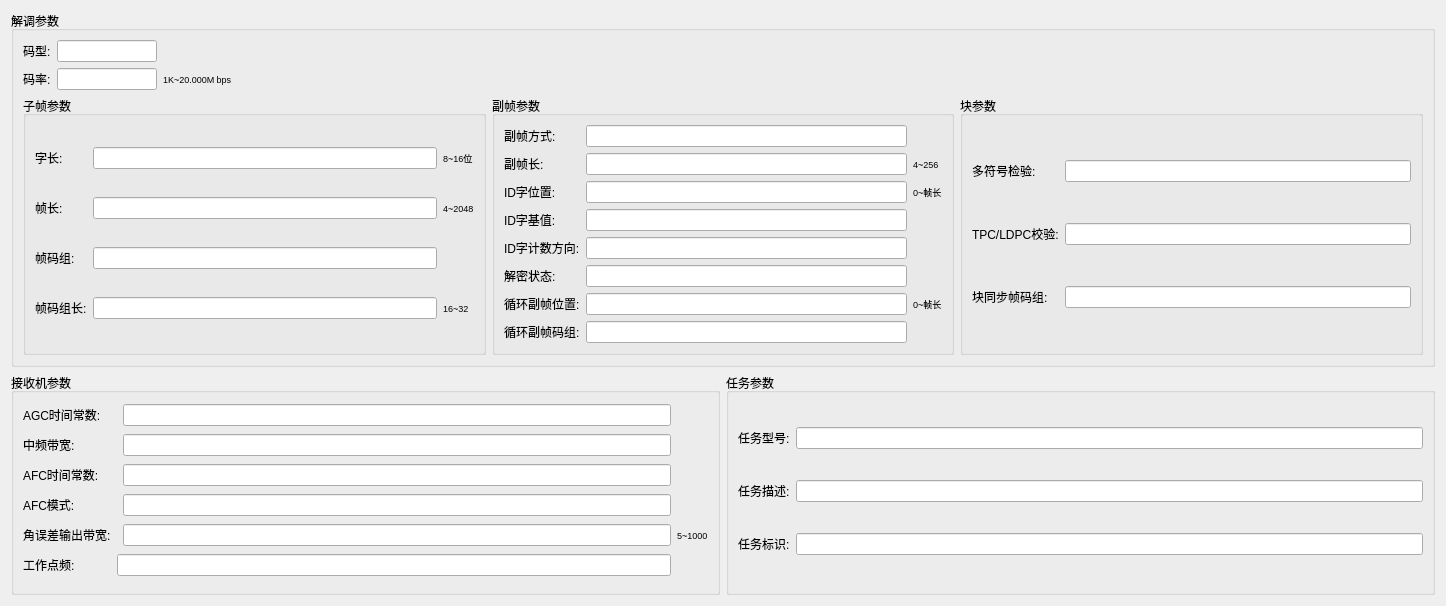
<?xml version="1.0" encoding="UTF-8"?>
<ui version="4.0">
 <class>MissionNewReview</class>
 <widget class="QWidget" name="MissionNewReview">
  <property name="geometry">
   <rect>
    <x>0</x>
    <y>0</y>
    <width>1446</width>
    <height>606</height>
   </rect>
  </property>
  <property name="windowTitle">
   <string>任务宏</string>
  </property>
  <layout class="QHBoxLayout" name="horizontalLayout_5">
   <item>
    <layout class="QVBoxLayout" name="verticalLayout_2">
     <item>
      <widget class="QGroupBox" name="groupBox">
       <property name="title">
        <string>解调参数</string>
       </property>
       <layout class="QVBoxLayout" name="verticalLayout">
        <item>
         <layout class="QGridLayout" name="gridLayout_6">
          <item row="2" column="2">
           <widget class="QLineEdit" name="lineEdit">
            <property name="minimumSize">
             <size>
              <width>100</width>
              <height>0</height>
             </size>
            </property>
            <property name="maximumSize">
             <size>
              <width>100</width>
              <height>16777215</height>
             </size>
            </property>
           </widget>
          </item>
          <item row="1" column="4">
           <spacer name="horizontalSpacer">
            <property name="orientation">
             <enum>Qt::Horizontal</enum>
            </property>
            <property name="sizeHint" stdset="0">
             <size>
              <width>40</width>
              <height>20</height>
             </size>
            </property>
           </spacer>
          </item>
          <item row="1" column="1">
           <widget class="QLabel" name="label">
            <property name="text">
             <string>码型:</string>
            </property>
           </widget>
          </item>
          <item row="2" column="1">
           <widget class="QLabel" name="label_2">
            <property name="text">
             <string>码率:</string>
            </property>
           </widget>
          </item>
          <item row="2" column="3">
           <widget class="QLabel" name="label_28">
            <property name="font">
             <font>
              <pointsize>7</pointsize>
             </font>
            </property>
            <property name="text">
             <string>1K~20.000M bps</string>
            </property>
           </widget>
          </item>
          <item row="1" column="2">
           <widget class="QLineEdit" name="lineEdit_17">
            <property name="minimumSize">
             <size>
              <width>100</width>
              <height>0</height>
             </size>
            </property>
            <property name="maximumSize">
             <size>
              <width>100</width>
              <height>16777215</height>
             </size>
            </property>
           </widget>
          </item>
         </layout>
        </item>
        <item>
         <layout class="QHBoxLayout" name="horizontalLayout_2">
          <item>
           <widget class="QGroupBox" name="groupBox_2">
            <property name="title">
             <string>子帧参数</string>
            </property>
            <layout class="QGridLayout" name="gridLayout">
             <item row="0" column="0">
              <widget class="QLabel" name="label_3">
               <property name="text">
                <string>字长:</string>
               </property>
              </widget>
             </item>
             <item row="0" column="1">
              <widget class="QLineEdit" name="lineEdit_2"/>
             </item>
             <item row="2" column="0">
              <widget class="QLabel" name="label_5">
               <property name="text">
                <string>帧码组:</string>
               </property>
              </widget>
             </item>
             <item row="3" column="1">
              <widget class="QLineEdit" name="lineEdit_4"/>
             </item>
             <item row="3" column="0">
              <widget class="QLabel" name="label_6">
               <property name="text">
                <string>帧码组长:</string>
               </property>
              </widget>
             </item>
             <item row="1" column="1">
              <widget class="QLineEdit" name="lineEdit_3"/>
             </item>
             <item row="1" column="0">
              <widget class="QLabel" name="label_4">
               <property name="text">
                <string>帧长:</string>
               </property>
              </widget>
             </item>
             <item row="0" column="2">
              <widget class="QLabel" name="label_29">
               <property name="font">
                <font>
                 <pointsize>7</pointsize>
                </font>
               </property>
               <property name="text">
                <string>8~16位</string>
               </property>
              </widget>
             </item>
             <item row="1" column="2">
              <widget class="QLabel" name="label_30">
               <property name="font">
                <font>
                 <pointsize>7</pointsize>
                </font>
               </property>
               <property name="text">
                <string>4~2048</string>
               </property>
              </widget>
             </item>
             <item row="3" column="2">
              <widget class="QLabel" name="label_31">
               <property name="font">
                <font>
                 <pointsize>7</pointsize>
                </font>
               </property>
               <property name="text">
                <string>16~32</string>
               </property>
              </widget>
             </item>
             <item row="2" column="1">
              <widget class="QLineEdit" name="lineEdit_14"/>
             </item>
            </layout>
           </widget>
          </item>
          <item>
           <widget class="QGroupBox" name="groupBox_3">
            <property name="title">
             <string>副帧参数</string>
            </property>
            <layout class="QGridLayout" name="gridLayout_2">
             <item row="1" column="0">
              <widget class="QLabel" name="label_8">
               <property name="text">
                <string>副帧长:</string>
               </property>
              </widget>
             </item>
             <item row="2" column="0">
              <widget class="QLabel" name="label_9">
               <property name="text">
                <string>ID字位置:</string>
               </property>
              </widget>
             </item>
             <item row="9" column="2">
              <widget class="QLineEdit" name="lineEdit_7"/>
             </item>
             <item row="7" column="0">
              <widget class="QLabel" name="label_11">
               <property name="text">
                <string>ID字计数方向:</string>
               </property>
              </widget>
             </item>
             <item row="1" column="2">
              <widget class="QLineEdit" name="lineEdit_5"/>
             </item>
             <item row="2" column="2">
              <widget class="QLineEdit" name="lineEdit_6"/>
             </item>
             <item row="0" column="0">
              <widget class="QLabel" name="label_7">
               <property name="text">
                <string>副帧方式:</string>
               </property>
              </widget>
             </item>
             <item row="5" column="0">
              <widget class="QLabel" name="label_10">
               <property name="text">
                <string>ID字基值:</string>
               </property>
              </widget>
             </item>
             <item row="10" column="0">
              <widget class="QLabel" name="label_14">
               <property name="text">
                <string>循环副帧码组:</string>
               </property>
              </widget>
             </item>
             <item row="8" column="0">
              <widget class="QLabel" name="label_12">
               <property name="text">
                <string>解密状态:</string>
               </property>
              </widget>
             </item>
             <item row="9" column="0">
              <widget class="QLabel" name="label_13">
               <property name="text">
                <string>循环副帧位置:</string>
               </property>
              </widget>
             </item>
             <item row="1" column="3">
              <widget class="QLabel" name="label_32">
               <property name="font">
                <font>
                 <pointsize>7</pointsize>
                </font>
               </property>
               <property name="text">
                <string>4~256</string>
               </property>
              </widget>
             </item>
             <item row="2" column="3">
              <widget class="QLabel" name="label_33">
               <property name="font">
                <font>
                 <pointsize>7</pointsize>
                </font>
               </property>
               <property name="text">
                <string>0~帧长</string>
               </property>
              </widget>
             </item>
             <item row="9" column="3">
              <widget class="QLabel" name="label_34">
               <property name="font">
                <font>
                 <pointsize>7</pointsize>
                </font>
               </property>
               <property name="text">
                <string>0~帧长</string>
               </property>
              </widget>
             </item>
             <item row="10" column="2">
              <widget class="QLineEdit" name="lineEdit_16"/>
             </item>
             <item row="0" column="2">
              <widget class="QLineEdit" name="lineEdit_18"/>
             </item>
             <item row="5" column="2">
              <widget class="QLineEdit" name="lineEdit_19"/>
             </item>
             <item row="7" column="2">
              <widget class="QLineEdit" name="lineEdit_20"/>
             </item>
             <item row="8" column="2">
              <widget class="QLineEdit" name="lineEdit_21"/>
             </item>
            </layout>
           </widget>
          </item>
          <item>
           <widget class="QGroupBox" name="groupBox_4">
            <property name="title">
             <string>块参数</string>
            </property>
            <layout class="QGridLayout" name="gridLayout_3">
             <item row="0" column="0">
              <widget class="QLabel" name="label_15">
               <property name="text">
                <string>多符号检验:</string>
               </property>
              </widget>
             </item>
             <item row="1" column="0">
              <widget class="QLabel" name="label_16">
               <property name="text">
                <string>TPC/LDPC校验:</string>
               </property>
              </widget>
             </item>
             <item row="2" column="0">
              <widget class="QLabel" name="label_17">
               <property name="text">
                <string>块同步帧码组:</string>
               </property>
              </widget>
             </item>
             <item row="2" column="1">
              <widget class="QLineEdit" name="lineEdit_15"/>
             </item>
             <item row="0" column="1">
              <widget class="QLineEdit" name="lineEdit_22"/>
             </item>
             <item row="1" column="1">
              <widget class="QLineEdit" name="lineEdit_23"/>
             </item>
            </layout>
           </widget>
          </item>
         </layout>
        </item>
       </layout>
      </widget>
     </item>
     <item>
      <layout class="QHBoxLayout" name="horizontalLayout_3">
       <item>
        <widget class="QGroupBox" name="groupBox_5">
         <property name="title">
          <string>接收机参数</string>
         </property>
         <layout class="QGridLayout" name="gridLayout_4">
          <item row="5" column="0">
           <widget class="QLabel" name="label_23">
            <property name="text">
             <string>工作点频:</string>
            </property>
           </widget>
          </item>
          <item row="4" column="0">
           <widget class="QLabel" name="label_22">
            <property name="text">
             <string>角误差输出带宽:</string>
            </property>
           </widget>
          </item>
          <item row="3" column="0">
           <widget class="QLabel" name="label_21">
            <property name="text">
             <string>AFC模式:</string>
            </property>
           </widget>
          </item>
          <item row="1" column="0" colspan="2">
           <widget class="QLabel" name="label_19">
            <property name="text">
             <string>中频带宽:</string>
            </property>
           </widget>
          </item>
          <item row="0" column="0">
           <widget class="QLabel" name="label_18">
            <property name="text">
             <string>AGC时间常数:</string>
            </property>
           </widget>
          </item>
          <item row="2" column="0">
           <widget class="QLabel" name="label_20">
            <property name="text">
             <string>AFC时间常数:</string>
            </property>
           </widget>
          </item>
          <item row="5" column="1" colspan="2">
           <layout class="QHBoxLayout" name="horizontalLayout">
            <item>
             <widget class="QLineEdit" name="lineEdit_9"/>
            </item>
           </layout>
          </item>
          <item row="4" column="2">
           <widget class="QLineEdit" name="lineEdit_8"/>
          </item>
          <item row="4" column="3">
           <widget class="QLabel" name="label_35">
            <property name="font">
             <font>
              <pointsize>7</pointsize>
             </font>
            </property>
            <property name="text">
             <string>5~1000</string>
            </property>
           </widget>
          </item>
          <item row="0" column="2">
           <widget class="QLineEdit" name="lineEdit_24"/>
          </item>
          <item row="1" column="2">
           <widget class="QLineEdit" name="lineEdit_25"/>
          </item>
          <item row="2" column="2">
           <widget class="QLineEdit" name="lineEdit_26"/>
          </item>
          <item row="3" column="2">
           <widget class="QLineEdit" name="lineEdit_27"/>
          </item>
         </layout>
        </widget>
       </item>
       <item>
        <widget class="QGroupBox" name="groupBox_6">
         <property name="title">
          <string>任务参数</string>
         </property>
         <layout class="QGridLayout" name="gridLayout_5">
          <item row="0" column="0">
           <widget class="QLabel" name="label_25">
            <property name="text">
             <string>任务型号:</string>
            </property>
           </widget>
          </item>
          <item row="0" column="1">
           <widget class="QLineEdit" name="lineEdit_11"/>
          </item>
          <item row="1" column="0">
           <widget class="QLabel" name="label_26">
            <property name="text">
             <string>任务描述:</string>
            </property>
           </widget>
          </item>
          <item row="1" column="1">
           <widget class="QLineEdit" name="lineEdit_12"/>
          </item>
          <item row="2" column="0">
           <widget class="QLabel" name="label_27">
            <property name="text">
             <string>任务标识:</string>
            </property>
           </widget>
          </item>
          <item row="2" column="1">
           <widget class="QLineEdit" name="lineEdit_13"/>
          </item>
         </layout>
        </widget>
       </item>
      </layout>
     </item>
    </layout>
   </item>
  </layout>
 </widget>
 <resources/>
 <connections/>
</ui>
